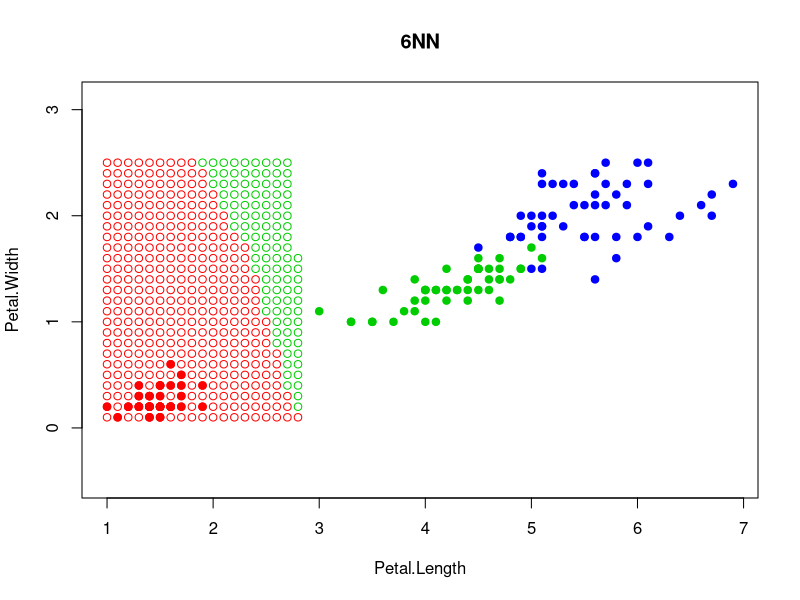

This figure's R source: (Note: a time limit stopped this script after it produced the figure.)
colors <- c("setosa" = "red", "versicolor" = "green3", "virginica" = "blue")
plot(iris[, 3:4], pch = 21, bg = colors[iris$Species], col = colors[iris$Species], asp = 1)
title("6NN")

euclideanDistance <- function(u, v){
  sqrt(sum((u - v)^2))
}

sortObjectsByDist <- function(xl, z, metricFunction = euclideanDistance){
  l <- dim(xl)[1]
  n <- dim(xl)[2] - 1
  
  distances <- matrix(NA, l, 2)
  
  for (i in 1:l){
    distances[i, ] <- c(i, metricFunction(xl[i, 1:n], z))
  }
  
  orderedXl <- xl[order(distances[, 2]), ]
  
  return (orderedXl);
}

kNN <- function(xl, z, k){
  orderedXl <- sortObjectsByDist(xl, z)
  n <- dim(orderedXl)[2] - 1
  classes <- orderedXl[1:k, n + 1]
  counts <- table(classes)
  class <- names(which.max(counts))
  
  return (class)
}

X <- seq(min(iris[, 3]), max(iris[, 3]), 0.1)
Y <- seq(min(iris[, 4]), max(iris[, 4]), 0.1)

for (i in X){
  for (j in Y){
    z <- c(i, j)
    xl <- iris[, 3:5]
    class <- kNN(xl, z, k=6)
    points(z[1], z[2], pch = 1, bg = "white", col=colors[class])
  }
}

for (i in 1:150) {
  points(iris[i, 3], iris[i, 4],  pch = 21, bg = colors[iris$Species[i]], col = colors[iris$Species[i]])
}

legend("bottomright", c("setosa", "versicolor", "virginica"), pch = c(15,15,15), col = c("red", "green3", "blue"))
